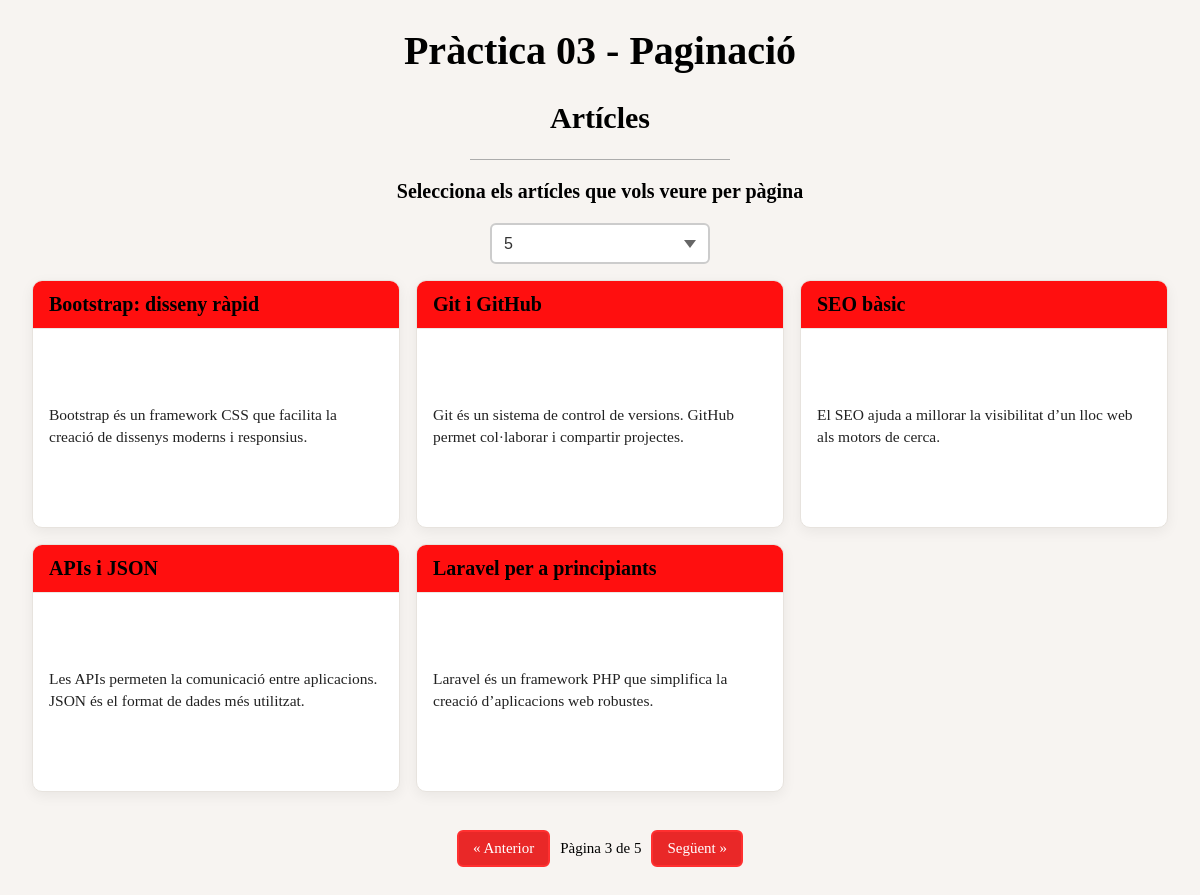
Screenshot of /?per_page=5&page=3 with the database file from the repository.
### tables this page shows
CREATE TABLE IF NOT EXISTS articles (
    id INT NOT NULL AUTO_INCREMENT PRIMARY KEY,
    dni VARCHAR(9) NOT NULL,
    Nom VARCHAR(50) NOT NULL,
    Cos TEXT NOT NULL
);

### index.php (called while the page is built, shortened)
<?php
require_once __DIR__ . '/config/db_connection.php';
$permitits = range(1, 10);
$perDefecte = 5;
$articlesPerPagina = (isset($_GET['per_page']) && in_array((int)$_GET['per_page'], $permitits, true))
    ? (int)$_GET['per_page']
    : $perDefecte;
$paginaActual = (isset($_GET['page']) && is_numeric($_GET['page']) && (int)$_GET['page'] > 0)
    ? (int)$_GET['page']
    : 1;
$total = (int)$conn->query("SELECT COUNT(*) FROM articles")->fetchColumn();
$totalPagines = (int)max(1, ceil($total / $articlesPerPagina));
$offset = ($paginaActual - 1) * $articlesPerPagina;
$sql = "SELECT id, Nom, Cos
        FROM articles
        ORDER BY id ASC
        LIMIT :limit OFFSET :offset";
$stmt = $conn->prepare($sql);
$stmt->bindValue(':limit',  $articlesPerPagina, PDO::PARAM_INT);
$stmt->bindValue(':offset', $offset, PDO::PARAM_INT);
$stmt->execute();
$articles = $stmt->fetchAll();
$queryBase = http_build_query(['per_page' => $articlesPerPagina]);
$prevUrl = "?{$queryBase}&page=" . max(1, $paginaActual - 1);
$nextUrl = "?{$queryBase}&page=" . min($totalPagines, $paginaActual + 1);
include_once __DIR__ . '/app/view/vista.index.php';

### app/view/vista.index.php (the view, shortened to what this page needs)
<!DOCTYPE html>
<html lang="ca">
<head>
  <link rel="stylesheet" href="resources/css/style.css">
</head>
<body>
  <h1>Pràctica 03 - Paginació</h1>
  <h2>Artícles</h2>
  <div class="separador"></div>
  <div class="articles">
    <h3>Selecciona els artícles que vols veure per pàgina</h3>
    <form method="get">
      <select name="per_page" id="articles" onchange="this.form.submit()">
        <?php for ($i = 1; $i <= 10; $i++): ?>
          <option value="<?= $i ?>" <?= ($i === $articlesPerPagina ? 'selected' : '') ?>>
            <?= $i ?>
          </option>
        <?php endfor; ?>
      </select>
    </form>
  </div>
    <div class="cards-grid">
        <?php foreach ($articles as $a): ?>
            <article class="card">
                <header class="card__header">
                    <h2 class="card__title"><?= htmlspecialchars($a['Nom']) ?></h2>
                </header>
                <div class="card__body">
                    <p><?= nl2br(htmlspecialchars($a['Cos'])) ?></p>
                </div>
            </article>
        <?php endforeach; ?>
    </div>
    <div class="paginacio">
        <a class="page-btn <?= ($paginaActual==1?'is-disabled':'') ?>" href="<?= $prevUrl ?>">&laquo; Anterior</a>
        <span class="page-state">Pàgina <?= $paginaActual ?> de <?= $totalPagines ?></span>
        <a class="page-btn <?= ($paginaActual==$totalPagines?'is-disabled':'') ?>" href="<?= $nextUrl ?>">Següent &raquo;</a>
    </div>
</body>
</html>

### resources/css/style.css (style rules this page uses)
body { background-color: #f7f4f1; }
h1 { text-align: center; color: rgb(0, 0, 0); font-family: 'Formula1-Display-Bold', cursive; font-size: 40px; }
h2 { text-align: center; color: rgb(0, 0, 0); font-family: 'Formula1-Display-Bold', cursive; font-size: 30px; }
h3 { text-align: center; color: rgb(0, 0, 0); font-family: 'Formula1-Display-Bold', cursive; font-size: 20px; }
.separador { border-top: #acacac 1px solid; margin-top: 0px; margin-left: 39%; margin-right: 39%; margin-bottom: 0px; }
.articles { text-align: center; margin-top: 16px; }
#articles { -webkit-appearance: none; -moz-appearance: none; appearance: none; display: inline-block; width: 220px; padding: 10px 40px 10px 12px; font-size: 16px; border: 2px solid #ccc; border-radius: 6px; background-color: #ffffff; color: #333333; background-repeat: no-repeat; background-position: right 12px center; cursor: pointer; transition: border-color 0.15s, box-shadow 0.15s; }
.cards-grid { display: grid; grid-template-columns: repeat(auto-fill, minmax(280px, 1fr)); gap: 16px; padding: 16px 24px; max-width: 1200px; margin: 0 auto; }
.card { background: #ffffff; border: 1.5px solid #e7e3de; border-radius: 10px; box-shadow: 0 4px 14px rgba(0,0,0,0.06); overflow: hidden; transition: transform .12s ease, box-shadow .12s ease, border-color .12s ease; }
.card__header { background: #ff0f0f; padding: 12px 16px; border-bottom: 1px solid #ece8e4; }
.card__title { margin: 0; text-align: left; font-family: 'Formula1-Display-Bold', cursive; font-size: 20px; color: #000; }
.card__body { padding: 14px 16px 18px; color: #222; line-height: 1.45; font-size: 15.5px; white-space: pre-wrap; }
.paginacio { display: flex; gap: 10px; align-items: center; justify-content: center; margin: 22px auto 40px; padding: 0 16px; }
.page-btn { display: inline-block; padding: 8px 14px; border: 2px solid #ff3030; border-radius: 6px; background: rgb(233, 40, 40); color: #fff; font-size: 15px; text-decoration: none; transition: background-color .15s, color .15s, border-color .15s, transform .1s; }
.page-state { font-family: 'Formula1-Display-Bold', cursive; font-size: 15px; color: #000; }
.articles { margin-top: 16px; }

### rows the page displays
articles: Nom "Bootstrap: disseny ràpid", Cos "Bootstrap és un framework CSS que facilita la creació de dissenys moderns i responsius."
articles: Nom "Git i GitHub", Cos "Git és un sistema de control de versions. GitHub permet col·laborar i compartir projectes."
articles: Nom "SEO bàsic", Cos "El SEO ajuda a millorar la visibilitat d’un lloc web als motors de cerca."
articles: Nom "APIs i JSON", Cos "Les APIs permeten la comunicació entre aplicacions. JSON és el format de dades més utilitzat."
articles: Nom "Laravel per a principiants", Cos "Laravel és un framework PHP que simplifica la creació d’aplicacions web robustes."

### other values shown
$paginaActual "3"
$totalPagines "5"
form field per_page "5"
